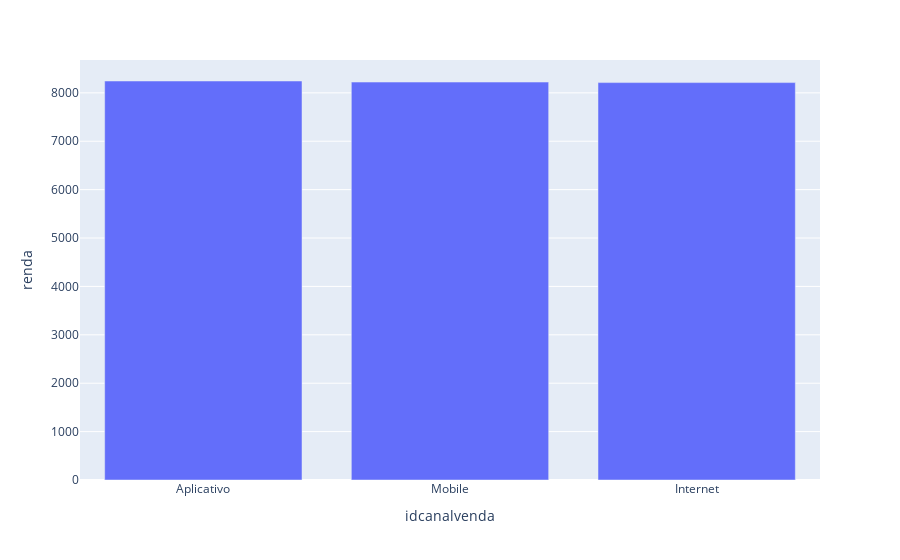

Notebook code cell kept with this figure:
### Code cell
#Gráfico de Renda Média por Canal de Venda (Colunas)
px.bar(agg_renda_canal, x = "idcanalvenda", y = "renda")

### Figure 1 — Plotly figure (JSON) as saved in the notebook; plotly's stock layout.template omitted (floating-point values rounded to 4 significant figures)
{"data": [{"alignmentgroup": "True", "hovertemplate": "idcanalvenda=%{x}<br>renda=%{y}<extra></extra>", "legendgroup": "", "marker": {"color": "#636efa", "pattern": {"shape": ""}}, "name": "", "offsetgroup": "", "orientation": "v", "showlegend": false, "textposition": "auto", "type": "bar", "x": ["Aplicativo", "Mobile", "Internet"], "xaxis": "x", "y": [8245.0, 8223.0, 8212.0], "yaxis": "y"}], "layout": {"barmode": "relative", "legend": {"tracegroupgap": 0}, "margin": {"t": 60}, "xaxis": {"anchor": "y", "domain": [0, 1], "title": {"text": "idcanalvenda"}}, "yaxis": {"anchor": "x", "domain": [0, 1], "title": {"text": "renda"}}}}
